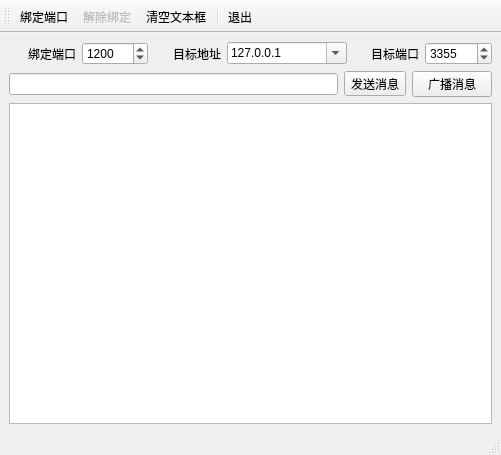
<?xml version="1.0" encoding="UTF-8"?>
<ui version="4.0">
 <class>MainWindow</class>
 <widget class="QMainWindow" name="MainWindow">
  <property name="geometry">
   <rect>
    <x>0</x>
    <y>0</y>
    <width>501</width>
    <height>455</height>
   </rect>
  </property>
  <property name="windowTitle">
   <string>MainWindow</string>
  </property>
  <property name="toolButtonStyle">
   <enum>Qt::ToolButtonStyle::ToolButtonTextUnderIcon</enum>
  </property>
  <widget class="QWidget" name="centralwidget">
   <layout class="QVBoxLayout" name="verticalLayout">
    <item>
     <layout class="QHBoxLayout" name="horizontalLayout">
      <item>
       <widget class="QLabel" name="label">
        <property name="text">
         <string>绑定端口</string>
        </property>
        <property name="alignment">
         <set>Qt::AlignmentFlag::AlignRight|Qt::AlignmentFlag::AlignTrailing|Qt::AlignmentFlag::AlignVCenter</set>
        </property>
       </widget>
      </item>
      <item>
       <widget class="QSpinBox" name="spinBindPort">
        <property name="minimum">
         <number>1</number>
        </property>
        <property name="maximum">
         <number>65535</number>
        </property>
        <property name="value">
         <number>1200</number>
        </property>
       </widget>
      </item>
      <item>
       <widget class="QLabel" name="label_3">
        <property name="text">
         <string>目标地址</string>
        </property>
        <property name="alignment">
         <set>Qt::AlignmentFlag::AlignRight|Qt::AlignmentFlag::AlignTrailing|Qt::AlignmentFlag::AlignVCenter</set>
        </property>
       </widget>
      </item>
      <item>
       <widget class="QComboBox" name="comboTargetIP">
        <property name="minimumSize">
         <size>
          <width>120</width>
          <height>0</height>
         </size>
        </property>
        <property name="editable">
         <bool>true</bool>
        </property>
        <property name="duplicatesEnabled">
         <bool>false</bool>
        </property>
        <item>
         <property name="text">
          <string>127.0.0.1</string>
         </property>
        </item>
       </widget>
      </item>
      <item>
       <widget class="QLabel" name="label_4">
        <property name="text">
         <string>目标端口</string>
        </property>
        <property name="alignment">
         <set>Qt::AlignmentFlag::AlignRight|Qt::AlignmentFlag::AlignTrailing|Qt::AlignmentFlag::AlignVCenter</set>
        </property>
       </widget>
      </item>
      <item>
       <widget class="QSpinBox" name="spinTargetPort">
        <property name="minimum">
         <number>1</number>
        </property>
        <property name="maximum">
         <number>65535</number>
        </property>
        <property name="value">
         <number>3355</number>
        </property>
       </widget>
      </item>
     </layout>
    </item>
    <item>
     <layout class="QHBoxLayout" name="horizontalLayout_2">
      <item>
       <widget class="QLineEdit" name="editMsg"/>
      </item>
      <item>
       <widget class="QToolButton" name="btnSend">
        <property name="text">
         <string>发送消息</string>
        </property>
       </widget>
      </item>
      <item>
       <widget class="QPushButton" name="btnBroadcast">
        <property name="text">
         <string>广播消息</string>
        </property>
       </widget>
      </item>
     </layout>
    </item>
    <item>
     <widget class="QPlainTextEdit" name="plainTextEdit"/>
    </item>
   </layout>
  </widget>
  <widget class="QMenuBar" name="menubar">
   <property name="geometry">
    <rect>
     <x>0</x>
     <y>0</y>
     <width>501</width>
     <height>25</height>
    </rect>
   </property>
  </widget>
  <widget class="QStatusBar" name="statusbar"/>
  <widget class="QToolBar" name="toolBar">
   <property name="windowTitle">
    <string>toolBar</string>
   </property>
   <attribute name="toolBarArea">
    <enum>TopToolBarArea</enum>
   </attribute>
   <attribute name="toolBarBreak">
    <bool>false</bool>
   </attribute>
   <addaction name="actStart"/>
   <addaction name="actStop"/>
   <addaction name="actClear"/>
   <addaction name="separator"/>
   <addaction name="actQuit"/>
  </widget>
  <action name="actStart">
   <property name="icon">
    <iconset resource="res.qrc">
     <normaloff>:/images/images/620.bmp</normaloff>:/images/images/620.bmp</iconset>
   </property>
   <property name="text">
    <string>绑定端口</string>
   </property>
   <property name="toolTip">
    <string>绑定UDP监听端口</string>
   </property>
  </action>
  <action name="actStop">
   <property name="enabled">
    <bool>false</bool>
   </property>
   <property name="icon">
    <iconset resource="res.qrc">
     <normaloff>:/images/images/624.bmp</normaloff>:/images/images/624.bmp</iconset>
   </property>
   <property name="text">
    <string>解除绑定</string>
   </property>
   <property name="toolTip">
    <string>解除绑定</string>
   </property>
  </action>
  <action name="actQuit">
   <property name="icon">
    <iconset resource="res.qrc">
     <normaloff>:/images/images/132.bmp</normaloff>:/images/images/132.bmp</iconset>
   </property>
   <property name="text">
    <string>退出</string>
   </property>
   <property name="toolTip">
    <string>退出本程序</string>
   </property>
  </action>
  <action name="actClear">
   <property name="icon">
    <iconset resource="res.qrc">
     <normaloff>:/images/images/212.bmp</normaloff>:/images/images/212.bmp</iconset>
   </property>
   <property name="text">
    <string>清空文本框</string>
   </property>
   <property name="toolTip">
    <string>清空文本框</string>
   </property>
  </action>
  <action name="actHostInfo">
   <property name="icon">
    <iconset resource="res.qrc">
     <normaloff>:/images/images/110.JPG</normaloff>:/images/images/110.JPG</iconset>
   </property>
   <property name="text">
    <string>本机地址</string>
   </property>
   <property name="toolTip">
    <string>获取本机地址</string>
   </property>
  </action>
 </widget>
 <resources>
  <include location="res.qrc"/>
 </resources>
 <connections>
  <connection>
   <sender>actQuit</sender>
   <signal>triggered()</signal>
   <receiver>MainWindow</receiver>
   <slot>close()</slot>
   <hints>
    <hint type="sourcelabel">
     <x>-1</x>
     <y>-1</y>
    </hint>
    <hint type="destinationlabel">
     <x>250</x>
     <y>227</y>
    </hint>
   </hints>
  </connection>
 </connections>
</ui>
